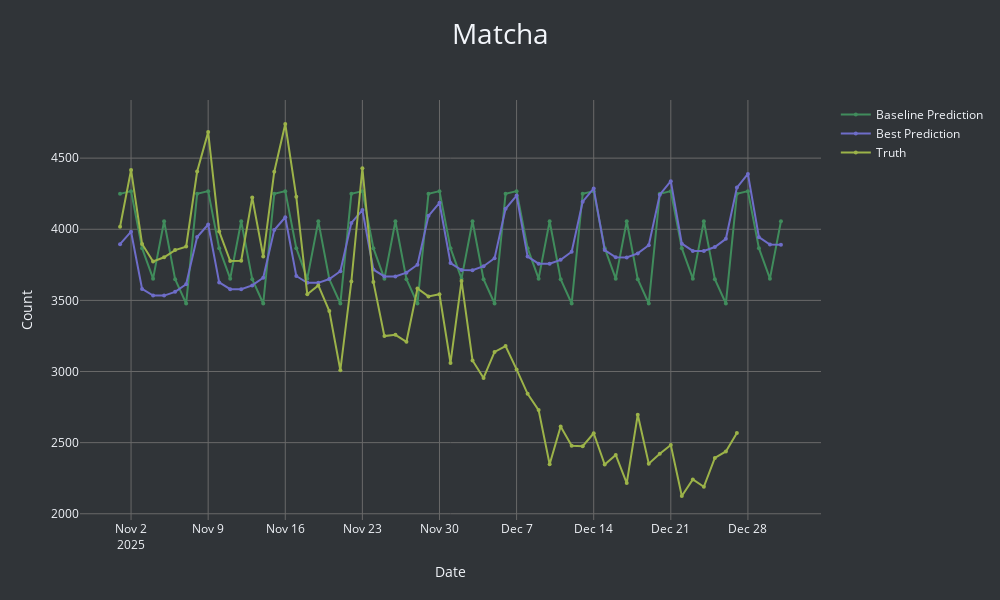
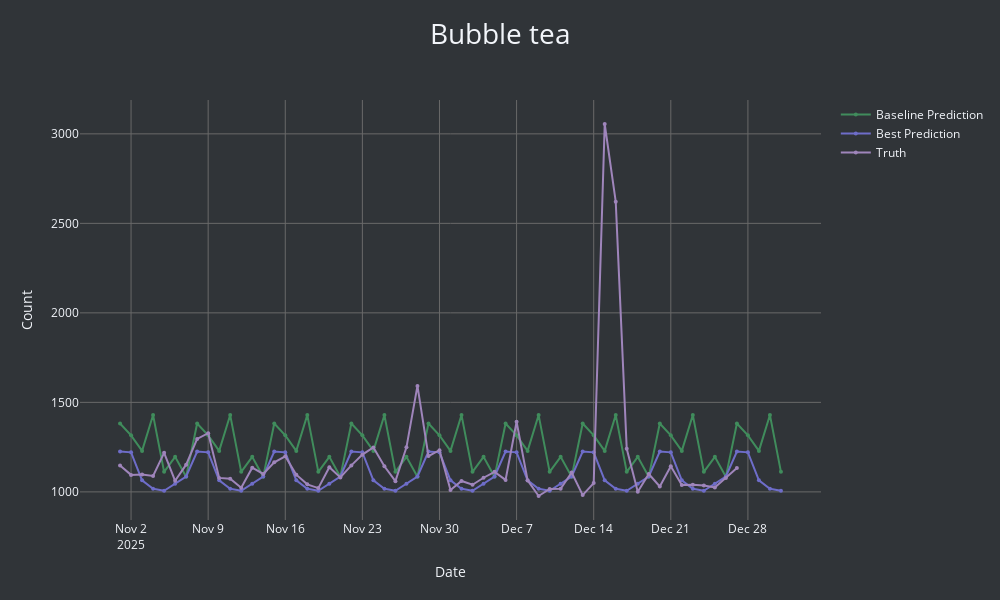
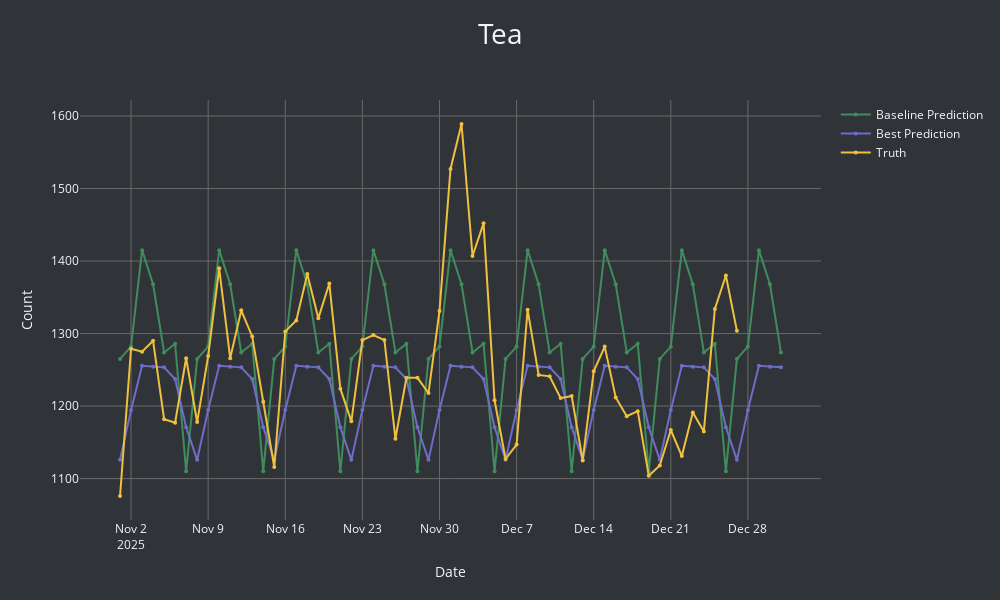

Write notebook code for charts like these, in order.
### Markdown cell above
## All drinks separately

### Code cell
drinks = ["Matcha", "Bubble tea", "Tea", "Hot chocolate", "Espresso", "Latte macchiato", "Cappuccino", "Chai latte", "Pumpkin spice latte", "Iced coffee"]

for drink in drinks: plot_drink(drink, preds_)
